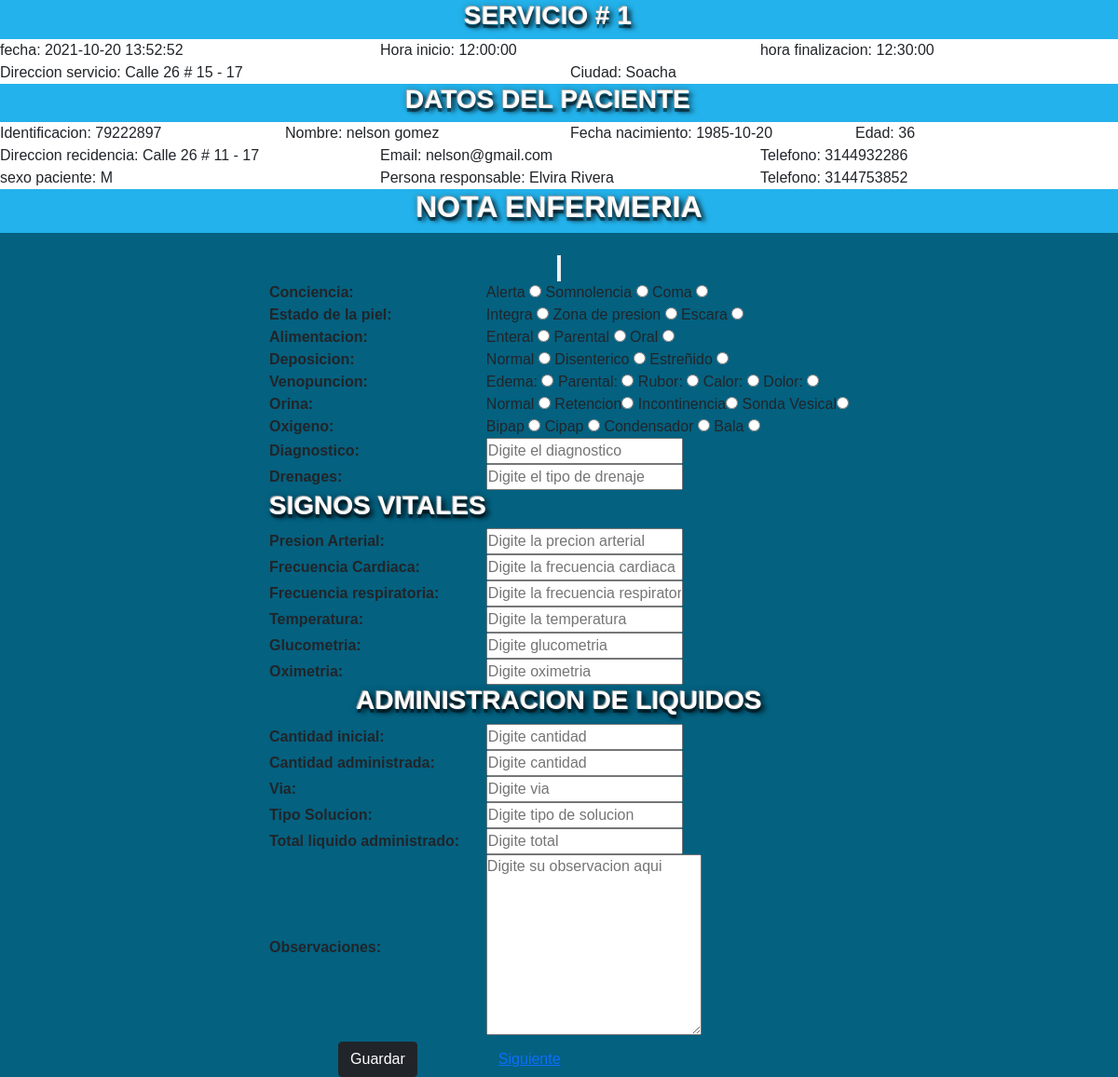
/insertserpro.php?id=1 (signed in), run on the app's committed database.
### tables this page shows
CREATE TABLE `servicios` (
  `idServicios` int(11) NOT NULL,
  `Fecha_Serv` datetime NOT NULL,
  `Hora_Ini` time NOT NULL,
  `Hora_Fin` time NOT NULL,
  `Dir_Servc` varchar(150) NOT NULL,
  `Estado` int(11) NOT NULL,
  `Ciudad` varchar(60) NOT NULL,
  `Observaciones` varchar(250) NOT NULL,
  `Usuario_idUsuario` bigint(20) NOT NULL,
  `Medico_idMedico` int(11) NOT NULL
);

CREATE TABLE `usuario` (
  `idUsuario` bigint(20) NOT NULL,
  `Nombre` varchar(70) NOT NULL,
  `Fecha_nac` date NOT NULL,
  `Eps` varchar(70) NOT NULL,
  `Fecha_Afili` date NOT NULL,
  `Direccion` varchar(150) NOT NULL,
  `Email` varchar(60) NOT NULL,
  `Telefono` bigint(20) NOT NULL,
  `Responsable` varchar(150) NOT NULL,
  `Tel_Respon` bigint(20) NOT NULL,
  `Password` varchar(60) NOT NULL,
  `Sexo` varchar(45) NOT NULL,
  `Ciudad` varchar(60) NOT NULL,
  `Estado_Civil` varchar(45) NOT NULL,
  `Rol_idRol` int(11) NOT NULL
);

### class/conexion.php (called while the page is built, shortened)
<?php
class Conexion
{
	public function Conexion()
	{
		try
		{
			$this->conex= new PDO("mysql:host=".serv.";dbname=".base.";charset=".charset.";port=".port,usua,pass);
		}
		catch(exception $e)
		{
			echo"Error al aconectar la base de datos".$e->getMessage();
		}
	}
}
?>

### class/class.php (called while the page is built, shortened)
<?php
require("conexion.php");
class Profesional extends conexion
{
    Private $quer=array();
    public function queryidserv($ids)
    {
        $sql="SELECT * FROM servicios
        INNER JOIN usuario
        ON servicios.Usuario_idUsuario=usuario.idUsuario
        WHERE servicios.idServicios=:ids AND servicios.Estado=1";
        $res=$this->conex->prepare($sql);
        $res->execute(array(":ids"=>$ids));
        while($reg=$res->fetch(PDO::FETCH_ASSOC))
        {
            $this->quer[]=$reg;
        }
        return $this->quer;
    }
}
?>

### insertserpro.php (the view, shortened to what this page needs)
<?php
    $ids=$_GET['id'];
    require("class/class.php");
    $info= new Profesional;
    $inf=$info->queryidserv($ids);
    $a=$ids;
?>
<!DOCTYPE html>
<html lang="en">
<head>
    <link rel="stylesheet" href="styles.css">
    <link rel="stylesheet" href="css/estilo.css">
</head>
<body>
    <div class="row">
        <div class="row color1">
            <h3> servicio #  <?php echo "   ".$inf[0]['idServicios']?>
        </div>
        <div class="col-4 color2">
            fecha: <?php echo  "   ".$inf[0]['Fecha_Serv']?>
        </div>
        <div class="col-4 color2">
            Hora inicio:<?php echo "   ".$inf[0]['Hora_Ini']?>
        </div>
        <div class="col-4 color2">
            hora finalizacion: <?php echo "   ".$inf[0]['Hora_Fin']?>
        </div>
    </div>
    <div class="row">
        <div class="col-6 color2">
            Direccion servicio:<?php echo "   ".$inf[0]['Dir_Servc']?>
        </div>
        <div class="col-6 color2">
            Ciudad:<?php echo "   ".$inf[0]['Ciudad']?>
        </div>
    </div>
    <div class="row">
        <div class="row color1">
            <h3>Datos del paciente</h3>
        </div>
        <div class="col-3 color2">
            Identificacion:<?php echo "   ".$inf[0]['Usuario_idUsuario']?>
        </div>
        <div class="col-3 color2">
            Nombre:<?php echo "   ".$inf[0]['Nombre']?>
        </div>
        <div class="col-3 color2">
            Fecha nacimiento:<?php echo "   ".$inf[0]['Fecha_nac']?>
        </div>
        <div class="col-3 color2">
            Edad:<?php
            $fnac= date('Y', strtotime($inf[0]['Fecha_nac']))." ";
            $hoy = date("Y");
            echo "   ".$edad=$hoy-$fnac;
            ?>
        </div>
    </div>
    <div class="row">
        <div class="col-4 color2">
            Direccion recidencia:<?php echo "   ".$inf[0]['Direccion']?>
        </div>
        <div class="col-4 color2">
            Email:<?php echo "   ".$inf[0]['Email']?>
        </div>
        <div class="col-4 color2">
            Telefono:<?php echo "   ".$inf[0]['Telefono']?>
        </div>
    </div>
    <div class="row">
    <div class="col-4 color2">
            sexo paciente:<?php echo "   ".$inf[0]['Sexo']?>
        </div>
        <div class="col-4 color2">
            Persona responsable:<?php echo "   ".$inf[0]['Responsable']?>
        </div>
        <div class="col-4 color2">
            Telefono:<?php echo "   ".$inf[0]['Tel_Respon']?>
        </div>
    </div>
    <div class="row color1">
        <h2>Nota Enfermeria</h2>
    </div>
    <div class="row">
        <center>
        <table>
            <form method="POST">
                <tr class="color">
                    <th>Conciencia:</th>
                    <td>
                        Alerta <input type="radio" name="conciencia" value="Alerta">
                        Somnolencia <input type="radio" name="conciencia" value="Somnolencia">
                        Coma <input type="radio" name="conciencia" value="Coma"><br>
                    </td>
                </tr>
                <tr class="color">
                    <th>Estado de la piel:</th>
                    <td>
                        Integra <input type="radio" name="estadopiel" value="Integra">
                        Zona de presion <input type="radio" name="estadopiel" value="Zona de presion">
                        Escara <input type="radio" name="estadopiel" value="Escara"><br>
                    </td>
                </tr>
                <tr class="color">
                    <th>Alimentacion:</th>
                    <td>
                        Enteral <input type="radio" name="alimentacion" value="Enteral">
                        Parental <input type="radio" name="alimentacion" value="Parental">
                        Oral <input type="radio" name="alimentacion" value="Oral"><br>
                </td>
                </tr>
                <tr class="color">
                    <th>Deposicion:</th>
                    <td>
                        Normal <input type="radio" name="deposicion" value="Normal">
                        Disenterico <input type="radio" name="deposicion" value="Disenterico">
                        Estreñido <input type="radio" name="deposicion" value="Estreñido"><br>
                    </td>
                </tr>
                <tr class="color">
                    <th>Venopuncion:</th>
                    <td>
                        Edema: <input type="radio" name="venopuncion" value="Edema">
                        Parental: <input type="radio" name="venopuncion" value="Parental">
                        Rubor: <input type="radio" name="venopuncion" value="Rubor">
                        Calor: <input type="radio" name="venopuncion" value="Calor">
                        Dolor: <input type="radio" name="venopuncion" value="Dolor"><br>
                    </td>
                </tr>
                <tr class="color">
                    <th>Orina:</th>
                    <td>
                        Normal <input type="radio" name="orina" value="Normal">
                        Retencion<input type="radio" name="orina" value="Retencion">
                        Incontinencia<input type="radio" name="orina" value="Incontinencia">
                        Sonda Vesical<input type="radio" name="orina" value="Sonda Vesical"><br>
                    </td>
                </tr>
                <tr class="color">
                    <th>Oxigeno:</th>
                    <td>
                        Bipap <input type="radio" name="oxigeno" value="Bipap">
                        Cipap <input type="radio" name="oxigeno" value="Cipap">
                        Condensador <input type="radio" name="oxigeno" value="Condensador">
                        Bala <input type="radio" name="oxigeno" value="Bala"><br>
                    </td>
                </tr>
                <tr class="color">
                    <th>Diagnostico:</th>
                    <td><input type="text" name="Diagnostico" placeholder="Digite el diagnostico"><br></td>
                </tr>
                <tr class="color">
                    <th>Drenages:</th>
                    <td><input type="text" name="drenage" placeholder="Digite el tipo de drenaje"><br></td>
                </tr>
                <tr class="color">
                    <td><div class="row"><h3>Signos vitales</h3></div></td>
                </tr>
                <tr class="color">
                    <th>Presion Arterial:</th>
                    <td><input type="text" name="parterial" placeholder="Digite la precion arterial"><br></td>
                </tr>
                <tr class="color">
                    <th>Frecuencia Cardiaca:</th>
                    <td><input type="text" name="fcardiaca" placeholder="Digite la frecuencia cardiaca"></td>
                </tr>
                <tr class="color">
                    <th>Frecuencia respiratoria:</th>
                    <td><input type="text" name="frespiratoria" placeholder="Digite la frecuencia respiratoria"></td>
                </tr>
                <tr class="color">
                    <th>Temperatura:</th>
                    <td><input type="text" name="temp" placeholder="Digite la temperatura"></td>
                </tr>
                <tr class="color">
                    <th>Glucometria:</th>
                    <td><input type="text" name="gluco" placeholder="Digite glucometria"></td>
                </tr>
                <tr class="color">
                    <th>Oximetria:</th>
                    <td><input type="text" name="oxi" placeholder="Digite oximetria"></td>
                </tr>
                <tr class="color">
                    <td colspan="2"><div class="row"><h3>Administracion de liquidos</h3></div></td>
                </tr>
                <tr class="color">
                    <th>Cantidad inicial:</th>
                    <td><input type="text" name="cantini" placeholder="Digite cantidad"></td>
                </tr>
                <tr class="color">
                    <th>Cantidad administrada:</th>
                    <td><input type="text" name="cantad" placeholder="Digite cantidad"></td>
                </tr>
                <tr class="color">
                    <th>Via:</th>
                    <td><input type="text" name="via" placeholder="Digite via"></td>
                </tr>
                <tr class="color">
                    <th>Tipo Solucion:</th>
                    <td><input type="text" name="tsolu" placeholder="Digite tipo de solucion"></td>
                </tr>
                <tr class="color">
                    <th>Total liquido administrado:</th>
                    <td><input type="text" name="Tliqad" placeholder="Digite total"></td>
                </tr>
                <tr class="color">
                    <th>Observaciones:</th>
                    <td><textarea name="obser" rows="8" cols="23" placeholder="Digite su observacion aqui"></textarea></td>
                </tr>
            <input type="hidden" name="date" value="<?php echo $inf[0]['Fecha_Serv'];?>"><br>
            <input type="button">
            <tr>
                <td  align="center"><input type="submit" name="siguiente" class="btn btn-dark" value="Guardar"></td>
                <?php echo'<td><button class= btn btn-dark><a href=inshhiscli.php?id='.$a.'>Siguiente</a></td>'?>
            </tr>
        </form>
        </table>
</center>
    </div>
</body>
</html>

### css/estilo.css (style rules this page uses)
.color1 { background-color: #23b2eb; }
.color2 { background-color: #ffffff; }
* { margin: 0; padding: 0; box-sizing: border-box; }
body { width: 100%; height: 100%; font-family: arial; background-color: #046180; background-repeat:no-repeat; background-position-x:center; background-position-y:center; background-size: cover; }
h1 ,h2 ,h3 { margin-top: 13rem; text-align: center; text-transform: uppercase; color: #fcfcfc; font-style: verdana; font-weight: bold; text-shadow: -1px -1px 1px #aaa, 0px 4px 1px rgba(0,0,0,0.5), 4px 4px 5px rgba(0,0,0,0.7), 0px 0px 7px rgba(0,0,0,0.4); }

### data on the page
servicios: idServicios "1", Fecha_Serv "2021-10-20 13:52:52", Hora_Ini "12:00:00", Hora_Fin "12:30:00", Dir_Servc "Calle 26 # 15 - 17", Usuario_idUsuario.Ciudad "Soacha", Usuario_idUsuario "79222897", Usuario_idUsuario.Nombre "nelson gomez", Usuario_idUsuario.Fecha_nac "1985-10-20", Usuario_idUsuario.Direccion "Calle 26 # 11 - 17", Usuario_idUsuario.Email "nelson@gmail.com", Usuario_idUsuario.Telefono "3144932286", Usuario_idUsuario.Sexo "M", Usuario_idUsuario.Responsable "Elvira Rivera", Usuario_idUsuario.Tel_Respon "3144753852"
